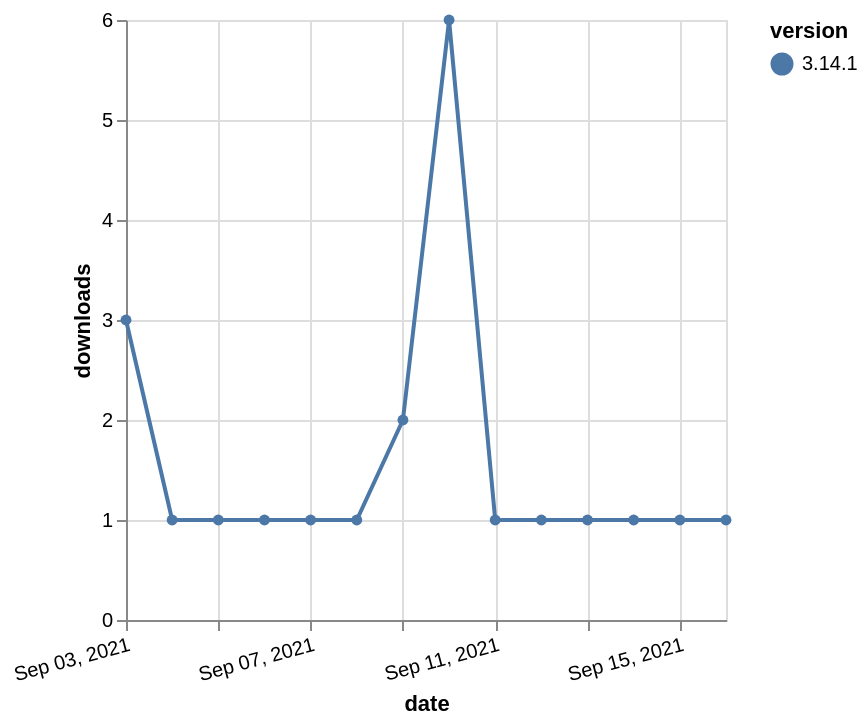

Here is the Vega-Lite specification saved for this chart:
### Vega-Lite specification from a JSON file in a GitHub repository (floating-point values rounded to 4 significant figures)
{"$schema": "https://vega.github.io/schema/vega-lite/v5.json", "description": "A simple bar chart with embedded data.", "data": {"values": [{"date": "2021-09-03", "total": 613, "delta": 3, "version": "3.14.1"}, {"date": "2021-09-04", "total": 614, "delta": 1, "version": "3.14.1"}, {"date": "2021-09-05", "total": 615, "delta": 1, "version": "3.14.1"}, {"date": "2021-09-06", "total": 616, "delta": 1, "version": "3.14.1"}, {"date": "2021-09-07", "total": 617, "delta": 1, "version": "3.14.1"}, {"date": "2021-09-08", "total": 618, "delta": 1, "version": "3.14.1"}, {"date": "2021-09-09", "total": 620, "delta": 2, "version": "3.14.1"}, {"date": "2021-09-10", "total": 626, "delta": 6, "version": "3.14.1"}, {"date": "2021-09-11", "total": 627, "delta": 1, "version": "3.14.1"}, {"date": "2021-09-12", "total": 628, "delta": 1, "version": "3.14.1"}, {"date": "2021-09-13", "total": 629, "delta": 1, "version": "3.14.1"}, {"date": "2021-09-14", "total": 630, "delta": 1, "version": "3.14.1"}, {"date": "2021-09-15", "total": 631, "delta": 1, "version": "3.14.1"}, {"date": "2021-09-16", "total": 632, "delta": 1, "version": "3.14.1"}]}, "width": "container", "mark": {"type": "line", "point": {"filled": true}}, "encoding": {"x": {"field": "date", "type": "temporal", "timeUnit": "yearmonthdate", "title": "date", "axis": {"labelAngle": -15}}, "y": {"field": "delta", "type": "quantitative", "title": "downloads"}, "color": {"field": "version", "type": "nominal"}, "tooltip": {"field": "delta"}}}
